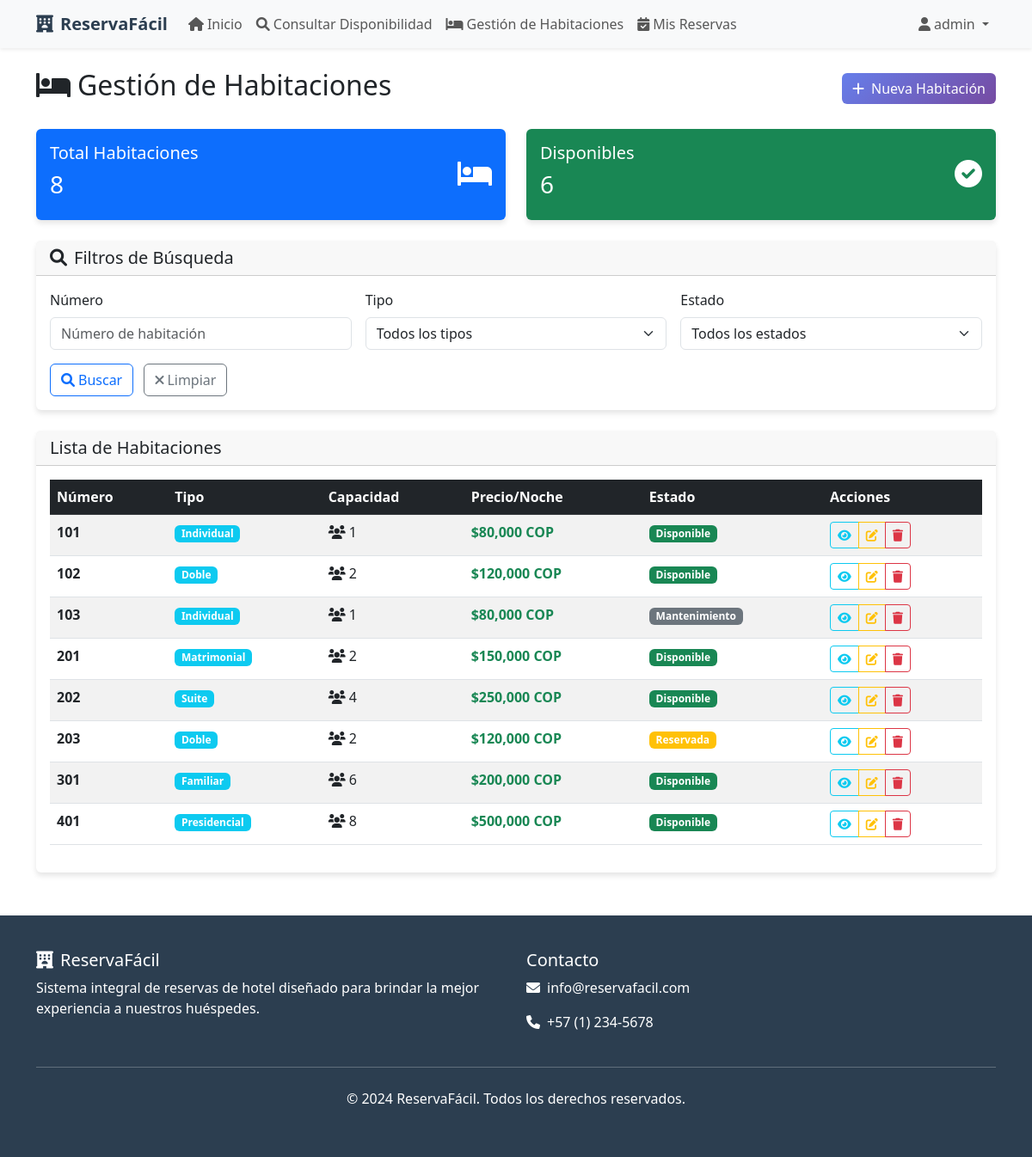
The app's page /habitaciones/ (signed in) with its own data.
### habitaciones/models.py (models this page shows, shortened)
class Habitacion(models.Model):
    TIPOS_HABITACION = [
        ('individual', 'Individual'),
        ('doble', 'Doble'),
        ('matrimonial', 'Matrimonial'),
        ('suite', 'Suite'),
        ('familiar', 'Familiar'),
        ('presidencial', 'Presidencial'),
    ]
    ESTADOS_HABITACION = [
        ('disponible', 'Disponible'),
        ('mantenimiento', 'Mantenimiento'),
        ('reservada', 'Reservada'),
        ('ocupada', 'Ocupada'),
    ]
    numero = models.CharField(
        max_length=10,
        unique=True,
        verbose_name="Número de Habitación",
        help_text="Número único de la habitación (ej: 101, 201A)"
    )
    tipo = models.CharField(
        max_length=20,
        choices=TIPOS_HABITACION,
        verbose_name="Tipo de Habitación"
    )
    precio_por_noche = models.DecimalField(
        max_digits=10,
        decimal_places=2,
        validators=[MinValueValidator(Decimal('0.01'))],
        verbose_name="Precio por Noche",
        help_text="Precio en pesos colombianos"
    )
    capacidad = models.PositiveIntegerField(
        validators=[MinValueValidator(1)],
        verbose_name="Capacidad",
        help_text="Número máximo de huéspedes"
    )
    servicios_incluidos = models.TextField(
        blank=True,
        verbose_name="Servicios Incluidos",
        help_text="Descripción de servicios incluidos (WiFi, TV, minibar, etc.)"
    )
    estado = models.CharField(
        max_length=20,
        choices=ESTADOS_HABITACION,
        default='disponible',
        verbose_name="Estado"
    )
    descripcion = models.TextField(
        blank=True,
        verbose_name="Descripción",
        help_text="Descripción adicional de la habitación"
    )
    fecha_creacion = models.DateTimeField(auto_now_add=True)
    fecha_actualizacion = models.DateTimeField(auto_now=True)
    class Meta:
        verbose_name = "Habitación"
        verbose_name_plural = "Habitaciones"
        ordering = ['numero']
    def precio_formateado(self):
        return f"${self.precio_por_noche:,.0f} COP"

### habitaciones/views.py (the view)
# urls.py: path('', HabitacionListView.as_view(), name='lista'),
class HabitacionListView(PersonalAutorizadoMixin, ListView):
    model = Habitacion
    template_name = 'habitaciones/lista.html'
    context_object_name = 'habitaciones'
    paginate_by = 10
    def get_queryset(self):
        queryset = Habitacion.objects.all()
        form = BusquedaHabitacionForm(self.request.GET)
        if form.is_valid():
            numero = form.cleaned_data.get('numero')
            tipo = form.cleaned_data.get('tipo')
            estado = form.cleaned_data.get('estado')
            if numero:
                queryset = queryset.filter(numero__icontains=numero)
            if tipo:
                queryset = queryset.filter(tipo=tipo)
            if estado:
                queryset = queryset.filter(estado=estado)
        return queryset.order_by('numero')
    def get_context_data(self, **kwargs):
        context = super().get_context_data(**kwargs)
        context['form_busqueda'] = BusquedaHabitacionForm(self.request.GET)
        context['total_habitaciones'] = Habitacion.objects.count()
        context['habitaciones_disponibles'] = Habitacion.objects.filter(estado='disponible').count()
        return context

### habitaciones/forms.py
class BusquedaHabitacionForm(forms.Form):
    numero = forms.CharField(
        max_length=10,
        required=False,
        widget=forms.TextInput(attrs={
            'class': 'form-control',
            'placeholder': 'Número de habitación'
        })
    )
    tipo = forms.ChoiceField(
        choices=[('', 'Todos los tipos')] + Habitacion.TIPOS_HABITACION,
        required=False,
        widget=forms.Select(attrs={
            'class': 'form-select'
        })
    )
    estado = forms.ChoiceField(
        choices=[('', 'Todos los estados')] + Habitacion.ESTADOS_HABITACION,
        required=False,
        widget=forms.Select(attrs={
            'class': 'form-select'
        })
    )

### habitaciones/views.py (called while the page is built)
    def test_func(self):
        if not self.request.user.is_authenticated:
            return False
        if hasattr(self.request.user, 'perfilusuario'):
            perfil = self.request.user.perfilusuario
            return perfil.es_personal_recepcion() or perfil.es_administrador()
        return self.request.user.is_staff or self.request.user.is_superuser

### usuarios/models.py (called while the page is built)
    def es_personal_recepcion(self):
        return self.tipo_usuario == 'recepcion'

    def es_administrador(self):
        return self.tipo_usuario == 'administrador'

### templates/habitaciones/lista.html (shortened to what this page needs)
{% extends 'base.html' %}
{% block content %}
<div class="container mt-4">
    <div class="row">
        <div class="col-12">
            <div class="d-flex justify-content-between align-items-center mb-4">
                <h2><i class="fas fa-bed me-2"></i>Gestión de Habitaciones</h2>
                <a href="{% url 'habitaciones:crear' %}" class="btn btn-primary">
                    <i class="fas fa-plus me-2"></i>Nueva Habitación
                </a>
            </div>
            <div class="row mb-4">
                <div class="col-md-6">
                    <div class="card bg-primary text-white">
                        <div class="card-body">
                            <div class="d-flex justify-content-between">
                                <div>
                                    <h5 class="card-title">Total Habitaciones</h5>
                                    <h3>{{ total_habitaciones }}</h3>
                                </div>
                                <div class="align-self-center">
                                    <i class="fas fa-bed fa-2x"></i>
                                </div>
                            </div>
                        </div>
                    </div>
                </div>
                <div class="col-md-6">
                    <div class="card bg-success text-white">
                        <div class="card-body">
                            <div class="d-flex justify-content-between">
                                <div>
                                    <h5 class="card-title">Disponibles</h5>
                                    <h3>{{ habitaciones_disponibles }}</h3>
                                </div>
                                <div class="align-self-center">
                                    <i class="fas fa-check-circle fa-2x"></i>
                                </div>
                            </div>
                        </div>
                    </div>
                </div>
            </div>
            <div class="card mb-4">
                <div class="card-header">
                    <h5 class="mb-0"><i class="fas fa-search me-2"></i>Filtros de Búsqueda</h5>
                </div>
                <div class="card-body">
                    <form method="get" class="row g-3">
                        <div class="col-md-4">
                            <label for="{{ form_busqueda.numero.id_for_label }}" class="form-label">Número</label>
                            {{ form_busqueda.numero }}
                        </div>
                        <div class="col-md-4">
                            <label for="{{ form_busqueda.tipo.id_for_label }}" class="form-label">Tipo</label>
                            {{ form_busqueda.tipo }}
                        </div>
                        <div class="col-md-4">
                            <label for="{{ form_busqueda.estado.id_for_label }}" class="form-label">Estado</label>
                            {{ form_busqueda.estado }}
                        </div>
                        <div class="col-12">
                            <button type="submit" class="btn btn-outline-primary me-2">
                                <i class="fas fa-search me-1"></i>Buscar
                            </button>
                            <a href="{% url 'habitaciones:lista' %}" class="btn btn-outline-secondary">
                                <i class="fas fa-times me-1"></i>Limpiar
                            </a>
                        </div>
                    </form>
                </div>
            </div>
            <div class="card">
                <div class="card-header">
                    <h5 class="mb-0">Lista de Habitaciones</h5>
                </div>
                <div class="card-body">
                    {% if habitaciones %}
                        <div class="table-responsive">
                            <table class="table table-striped table-hover">
                                <thead class="table-dark">
                                    <tr>
                                        <th>Número</th>
                                        <th>Tipo</th>
                                        <th>Capacidad</th>
                                        <th>Precio/Noche</th>
                                        <th>Estado</th>
                                        <th>Acciones</th>
                                    </tr>
                                </thead>
                                <tbody>
                                    {% for habitacion in habitaciones %}
                                    <tr>
                                        <td>
                                            <strong>{{ habitacion.numero }}</strong>
                                        </td>
                                        <td>
                                            <span class="badge bg-info">{{ habitacion.get_tipo_display }}</span>
                                        </td>
                                        <td>
                                            <i class="fas fa-users me-1"></i>{{ habitacion.capacidad }}
                                        </td>
                                        <td>
                                            <strong class="text-success">{{ habitacion.precio_formateado }}</strong>
                                        </td>
                                        <td>
                                            {% if habitacion.estado == 'disponible' %}
                                                <span class="badge bg-success">{{ habitacion.get_estado_display }}</span>
                                            {% elif habitacion.estado == 'ocupada' %}
                                                <span class="badge bg-danger">{{ habitacion.get_estado_display }}</span>
                                            {% elif habitacion.estado == 'reservada' %}
                                                <span class="badge bg-warning">{{ habitacion.get_estado_display }}</span>
                                            {% else %}
                                                <span class="badge bg-secondary">{{ habitacion.get_estado_display }}</span>
                                            {% endif %}
                                        </td>
                                        <td>
                                            <div class="btn-group" role="group">
                                                <a href="{% url 'habitaciones:detalle' habitacion.pk %}"
                                                   class="btn btn-sm btn-outline-info" title="Ver detalles">
                                                    <i class="fas fa-eye"></i>
                                                </a>
                                                <a href="{% url 'habitaciones:editar' habitacion.pk %}"
                                                   class="btn btn-sm btn-outline-warning" title="Editar">
                                                    <i class="fas fa-edit"></i>
                                                </a>
                                                <a href="{% url 'habitaciones:eliminar' habitacion.pk %}"
                                                   class="btn btn-sm btn-outline-danger" title="Eliminar">
                                                    <i class="fas fa-trash"></i>
                                                </a>
                                            </div>
                                        </td>
                                    </tr>
                                    {% endfor %}
                                </tbody>
                            </table>
                        </div>
                    {% endif %}
                </div>
            </div>
        </div>
    </div>
</div>
{% endblock %}

### templates/base.html (shortened to what this page needs)
<!DOCTYPE html>
<html lang="es">
<head>
    <link href="https://cdn.jsdelivr.net/npm/bootstrap@5.3.0/dist/css/bootstrap.min.css" rel="stylesheet">
    <link rel="stylesheet" href="https://cdnjs.cloudflare.com/ajax/libs/font-awesome/6.0.0/css/all.min.css">
</head>
<body>
    <nav class="navbar navbar-expand-lg navbar-light bg-light shadow-sm">
        <div class="container">
            <a class="navbar-brand" href="{% url 'inicio' %}">
                <i class="fas fa-hotel me-2"></i>ReservaFácil
            </a>
            <div class="collapse navbar-collapse" id="navbarNav">
                <ul class="navbar-nav me-auto">
                    <li class="nav-item">
                        <a class="nav-link" href="{% url 'inicio' %}">
                            <i class="fas fa-home me-1"></i>Inicio
                        </a>
                    </li>
                    <li class="nav-item">
                        <a class="nav-link" href="{% url 'habitaciones:consultar_disponibilidad' %}">
                            <i class="fas fa-search me-1"></i>Consultar Disponibilidad
                        </a>
                    </li>
                    {% if user.is_authenticated %}
                        {% if user.perfilusuario.es_personal_recepcion or user.perfilusuario.es_administrador or user.is_staff %}
                            <li class="nav-item">
                                <a class="nav-link" href="{% url 'habitaciones:lista' %}">
                                    <i class="fas fa-bed me-1"></i>Gestión de Habitaciones
                                </a>
                            </li>
                        {% else %}
                            <li class="nav-item">
                                <a class="nav-link" href="#">
                                    <i class="fas fa-bed me-1"></i>Habitaciones
                                </a>
                            </li>
                        {% endif %}
                        <li class="nav-item">
                            <a class="nav-link" href="#">
                                <i class="fas fa-calendar-check me-1"></i>Mis Reservas
                            </a>
                        </li>
                    {% endif %}
                </ul>
                <ul class="navbar-nav">
                    {% if user.is_authenticated %}
                        <li class="nav-item dropdown">
                            <a class="nav-link dropdown-toggle" href="#" id="navbarDropdown" role="button" data-bs-toggle="dropdown">
                                <i class="fas fa-user me-1"></i>{{ user.get_full_name|default:user.username }}
                            </a>
                        </li>
                    {% endif %}
                </ul>
            </div>
        </div>
    </nav>
    <main>
        {% block content %}{% endblock %}
    </main>
    <footer>
        <div class="container">
            <div class="row">
                <div class="col-md-6">
                    <h5><i class="fas fa-hotel me-2"></i>ReservaFácil</h5>
                    <p>Sistema integral de reservas de hotel diseñado para brindar la mejor experiencia a nuestros huéspedes.</p>
                </div>
                <div class="col-md-6">
                    <h5>Contacto</h5>
                    <p><i class="fas fa-envelope me-2"></i>info@reservafacil.com</p>
                    <p><i class="fas fa-phone me-2"></i>+57 (1) 234-5678</p>
                </div>
            </div>
            <hr class="my-4">
            <div class="text-center">
                <p>&copy; 2024 ReservaFácil. Todos los derechos reservados.</p>
            </div>
        </div>
    </footer>
</body>
</html>

### templates/base.html (style rules this page uses)
.navbar-brand { font-weight: bold; color: #2c3e50 !important; }
.card { border: none; box-shadow: 0 4px 6px rgba(0, 0, 0, 0.1); transition: transform 0.3s ease; }
.btn-primary { background: linear-gradient(135deg, #667eea 0%, #764ba2 100%); border: none; }
footer { background-color: #2c3e50; color: white; padding: 40px 0; margin-top: 50px; }

### records on screen
Habitacion: numero "101", tipo "Individual", capacidad "1", precio_formateado "$80,000 COP", estado "Disponible"
Habitacion: numero "102", tipo "Doble", capacidad "2", precio_formateado "$120,000 COP", estado "Disponible"
Habitacion: numero "103", tipo "Individual", capacidad "1", precio_formateado "$80,000 COP", estado "Mantenimiento"
Habitacion: numero "201", tipo "Matrimonial", capacidad "2", precio_formateado "$150,000 COP", estado "Disponible"
Habitacion: numero "202", tipo "Suite", capacidad "4", precio_formateado "$250,000 COP", estado "Disponible"
Habitacion: numero "203", tipo "Doble", capacidad "2", precio_formateado "$120,000 COP", estado "Reservada"
Habitacion: numero "301", tipo "Familiar", capacidad "6", precio_formateado "$200,000 COP", estado "Disponible"
Habitacion: numero "401", tipo "Presidencial", capacidad "8", precio_formateado "$500,000 COP", estado "Disponible"

### other values on screen
{{ user.get_full_name|default:user.username }} "admin"
{{ total_habitaciones }} "8"
{{ habitaciones_disponibles }} "6"
